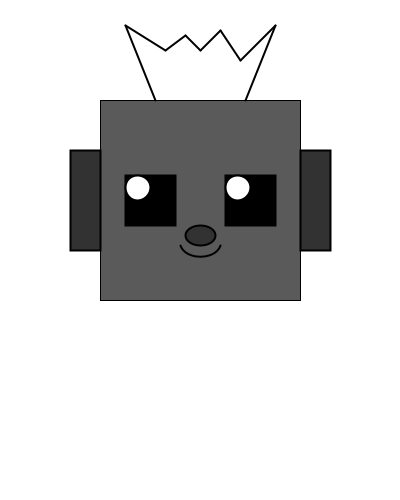
Frame 1 (no input)
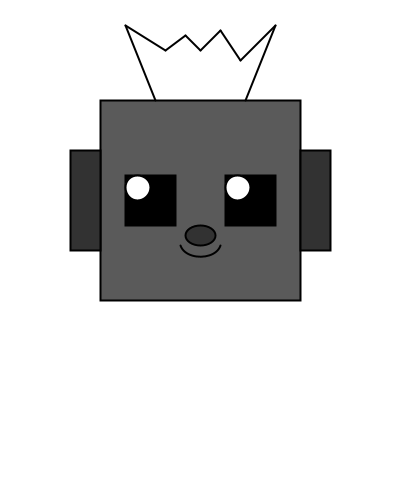
Frame 60 (the mouse pressed at the canvas centre just before this capture)
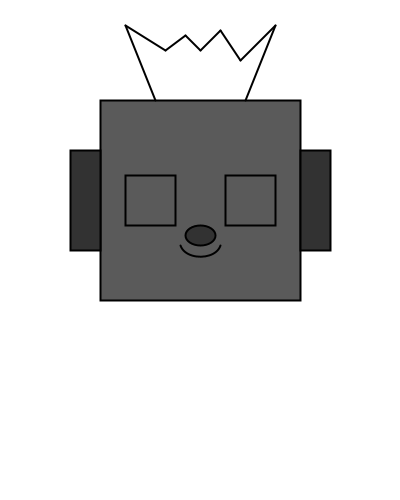
Frame 120 (the mouse held since frame 60 and released just before this capture)

The Processing sketch that drew these frames (run headless with seeded random() and noise(); from frame 60 on, the mouse is pressed at the canvas centre):

// Processing sketch: processing_95402
// ── processing_95402.pde

//Eyes following mouse 

float mx;
float my;
float nx;
float ny;
float easing = 0.05;
int radius = 25;

void setup () {
  size (400,500);
  ellipseMode(CORNER);
  rectMode(CORNERS);
  smooth();
}

void draw() {
  background (255);
  
 //FACE
 
  fill(90);
    rect (100, 100, 300,300);
    strokeWeight(3);
    
 //antena 

if ( 125 < mouseX && mouseX < 275 && 25 < mouseY  && mouseY < 60 ) {
  strokeWeight (5);
  stroke (250, 204, 0);
} else {
  strokeWeight (2);
 stroke (0); 
}
 
    line (155,100,125,25); 
    line (125,25,165,50);
    line (165,50,185,35);
    line (185,35,200,50);
    line (200,50,220,30);
    line (220,30,240,60);
    line (240,60,275,25);
    line (275,25,245,100);
    
stroke(0);
strokeWeight (2);

 //ears
    fill (50);
    rect (100,250,70,150);
    rect (300,250,330,150);
    
 // mouth
  //  line (180, 245, 185, 260);
  //  line (220, 245, 215, 260);
  fill (90);
    bezier (180,245,185,260, 215,260,220,245);
  
 //nose 
    fill (50);
    ellipse (185, 225, 30,20);
 
 //BLINK 
 
 if (mousePressed) {
  fill(90);
  rect(125,175,175,225);
  rect(225,175,275,225);
  
  }else {   
    
  //acceleration of eye
  if (abs(mouseX-mx)>0.1){
    mx = mx + (mouseX - mx ) * easing;
  }
  if (abs(mouseY - my)>0.1){
    my = my + (mouseY - my)* easing;
  }
  
  mx = constrain (mx, 125, 150);
  my = constrain (my, 175, 200);
  fill (0);
  rect (125,175,175,225);
  fill (255);
  ellipse (mx, my, radius, radius);
  
    if (abs(mouseX-mx)>0.1){
    nx = nx + (mouseX - nx ) * easing;
  }
  if (abs(mouseY - ny)>0.1){
    ny = ny + (mouseY - ny)* easing;
  }
  
  nx = constrain (nx, 225, 250);
  ny = constrain (ny, 175, 200);
  fill (0);
  rect (225,175,275,225);
  fill (255);
  ellipse (nx, ny, radius, radius);
  

  }
}
